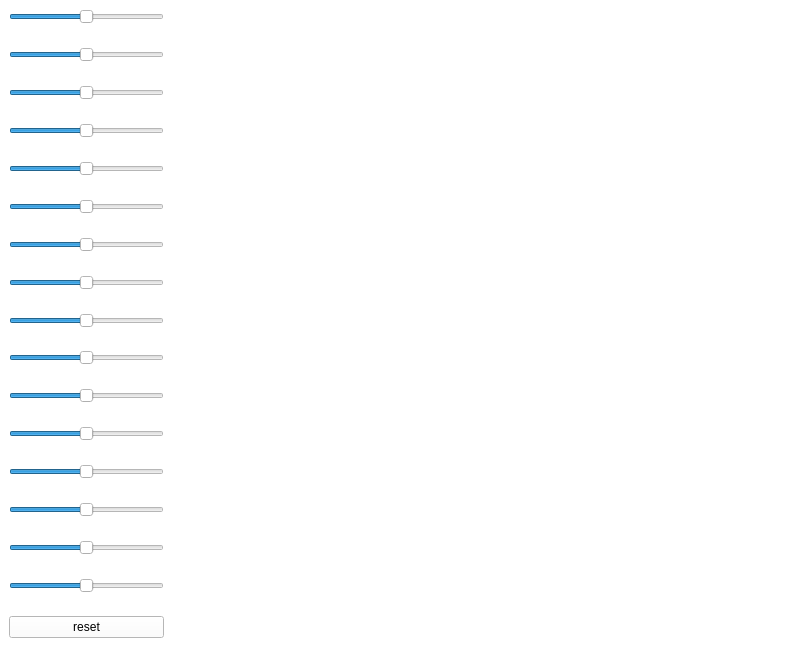
<?xml version="1.0" encoding="UTF-8"?>
<ui version="4.0">
 <class>MainWindow</class>
 <widget class="QMainWindow" name="MainWindow">
  <property name="enabled">
   <bool>true</bool>
  </property>
  <property name="geometry">
   <rect>
    <x>0</x>
    <y>0</y>
    <width>805</width>
    <height>669</height>
   </rect>
  </property>
  <property name="windowTitle">
   <string/>
  </property>
  <property name="styleSheet">
   <string notr="true">background-color: rgb(255, 255, 255);</string>
  </property>
  <widget class="QWidget" name="centralwidget">
   <property name="maximumSize">
    <size>
     <width>16777215</width>
     <height>16777215</height>
    </size>
   </property>
   <layout class="QGridLayout" name="gridLayout_2">
    <item row="0" column="1">
     <layout class="QHBoxLayout" name="horizontalLayout" stretch="20,80">
      <property name="spacing">
       <number>10</number>
      </property>
      <property name="sizeConstraint">
       <enum>QLayout::SetDefaultConstraint</enum>
      </property>
      <item>
       <layout class="QVBoxLayout" name="verticalLayout" stretch="0,0,0,0,0,0,0,0,0,0,0,0,0,0,0,0,0,0,0,0,0,0,0,0,0,0,0,0,0,0,0,0,0">
        <property name="spacing">
         <number>2</number>
        </property>
        <item>
         <widget class="QSlider" name="horizontalSlider_16">
          <property name="minimum">
           <number>-100</number>
          </property>
          <property name="maximum">
           <number>100</number>
          </property>
          <property name="orientation">
           <enum>Qt::Horizontal</enum>
          </property>
         </widget>
        </item>
        <item>
         <widget class="QLabel" name="label_1">
          <property name="text">
           <string/>
          </property>
         </widget>
        </item>
        <item>
         <widget class="QSlider" name="horizontalSlider_15">
          <property name="minimum">
           <number>-100</number>
          </property>
          <property name="maximum">
           <number>100</number>
          </property>
          <property name="orientation">
           <enum>Qt::Horizontal</enum>
          </property>
         </widget>
        </item>
        <item>
         <widget class="QLabel" name="label_2">
          <property name="text">
           <string/>
          </property>
         </widget>
        </item>
        <item>
         <widget class="QSlider" name="horizontalSlider_14">
          <property name="minimum">
           <number>-100</number>
          </property>
          <property name="maximum">
           <number>100</number>
          </property>
          <property name="orientation">
           <enum>Qt::Horizontal</enum>
          </property>
         </widget>
        </item>
        <item>
         <widget class="QLabel" name="label_3">
          <property name="text">
           <string/>
          </property>
         </widget>
        </item>
        <item>
         <widget class="QSlider" name="horizontalSlider_13">
          <property name="minimum">
           <number>-100</number>
          </property>
          <property name="maximum">
           <number>100</number>
          </property>
          <property name="orientation">
           <enum>Qt::Horizontal</enum>
          </property>
         </widget>
        </item>
        <item>
         <widget class="QLabel" name="label_4">
          <property name="text">
           <string/>
          </property>
         </widget>
        </item>
        <item>
         <widget class="QSlider" name="horizontalSlider_12">
          <property name="minimum">
           <number>-100</number>
          </property>
          <property name="maximum">
           <number>100</number>
          </property>
          <property name="orientation">
           <enum>Qt::Horizontal</enum>
          </property>
         </widget>
        </item>
        <item>
         <widget class="QLabel" name="label_5">
          <property name="text">
           <string/>
          </property>
         </widget>
        </item>
        <item>
         <widget class="QSlider" name="horizontalSlider_11">
          <property name="minimum">
           <number>-100</number>
          </property>
          <property name="maximum">
           <number>100</number>
          </property>
          <property name="orientation">
           <enum>Qt::Horizontal</enum>
          </property>
         </widget>
        </item>
        <item>
         <widget class="QLabel" name="label_6">
          <property name="text">
           <string/>
          </property>
         </widget>
        </item>
        <item>
         <widget class="QSlider" name="horizontalSlider_10">
          <property name="minimum">
           <number>-100</number>
          </property>
          <property name="maximum">
           <number>100</number>
          </property>
          <property name="orientation">
           <enum>Qt::Horizontal</enum>
          </property>
         </widget>
        </item>
        <item>
         <widget class="QLabel" name="label_7">
          <property name="text">
           <string/>
          </property>
         </widget>
        </item>
        <item>
         <widget class="QSlider" name="horizontalSlider_9">
          <property name="minimum">
           <number>-100</number>
          </property>
          <property name="maximum">
           <number>100</number>
          </property>
          <property name="orientation">
           <enum>Qt::Horizontal</enum>
          </property>
         </widget>
        </item>
        <item>
         <widget class="QLabel" name="label_8">
          <property name="text">
           <string/>
          </property>
         </widget>
        </item>
        <item>
         <widget class="QSlider" name="horizontalSlider_8">
          <property name="minimum">
           <number>-100</number>
          </property>
          <property name="maximum">
           <number>100</number>
          </property>
          <property name="orientation">
           <enum>Qt::Horizontal</enum>
          </property>
         </widget>
        </item>
        <item>
         <widget class="QLabel" name="label_9">
          <property name="text">
           <string/>
          </property>
         </widget>
        </item>
        <item>
         <widget class="QSlider" name="horizontalSlider_7">
          <property name="minimum">
           <number>-100</number>
          </property>
          <property name="maximum">
           <number>100</number>
          </property>
          <property name="orientation">
           <enum>Qt::Horizontal</enum>
          </property>
         </widget>
        </item>
        <item>
         <widget class="QLabel" name="label_10">
          <property name="text">
           <string/>
          </property>
         </widget>
        </item>
        <item>
         <widget class="QSlider" name="horizontalSlider_6">
          <property name="minimum">
           <number>-100</number>
          </property>
          <property name="maximum">
           <number>100</number>
          </property>
          <property name="orientation">
           <enum>Qt::Horizontal</enum>
          </property>
         </widget>
        </item>
        <item>
         <widget class="QLabel" name="label_11">
          <property name="text">
           <string/>
          </property>
         </widget>
        </item>
        <item>
         <widget class="QSlider" name="horizontalSlider_5">
          <property name="minimum">
           <number>-100</number>
          </property>
          <property name="maximum">
           <number>100</number>
          </property>
          <property name="orientation">
           <enum>Qt::Horizontal</enum>
          </property>
         </widget>
        </item>
        <item>
         <widget class="QLabel" name="label_12">
          <property name="text">
           <string/>
          </property>
         </widget>
        </item>
        <item>
         <widget class="QSlider" name="horizontalSlider_4">
          <property name="minimum">
           <number>-100</number>
          </property>
          <property name="maximum">
           <number>100</number>
          </property>
          <property name="orientation">
           <enum>Qt::Horizontal</enum>
          </property>
         </widget>
        </item>
        <item>
         <widget class="QLabel" name="label_13">
          <property name="text">
           <string/>
          </property>
         </widget>
        </item>
        <item>
         <widget class="QSlider" name="horizontalSlider_3">
          <property name="minimum">
           <number>-100</number>
          </property>
          <property name="maximum">
           <number>100</number>
          </property>
          <property name="orientation">
           <enum>Qt::Horizontal</enum>
          </property>
         </widget>
        </item>
        <item>
         <widget class="QLabel" name="label_14">
          <property name="text">
           <string/>
          </property>
         </widget>
        </item>
        <item>
         <widget class="QSlider" name="horizontalSlider_2">
          <property name="minimum">
           <number>-100</number>
          </property>
          <property name="maximum">
           <number>100</number>
          </property>
          <property name="orientation">
           <enum>Qt::Horizontal</enum>
          </property>
         </widget>
        </item>
        <item>
         <widget class="QLabel" name="label_15">
          <property name="text">
           <string/>
          </property>
         </widget>
        </item>
        <item>
         <widget class="QSlider" name="horizontalSlider_1">
          <property name="minimum">
           <number>-100</number>
          </property>
          <property name="maximum">
           <number>100</number>
          </property>
          <property name="singleStep">
           <number>1</number>
          </property>
          <property name="orientation">
           <enum>Qt::Horizontal</enum>
          </property>
         </widget>
        </item>
        <item>
         <widget class="QLabel" name="label_16">
          <property name="text">
           <string/>
          </property>
         </widget>
        </item>
        <item>
         <widget class="QPushButton" name="pushButton_reset">
          <property name="text">
           <string>reset</string>
          </property>
         </widget>
        </item>
       </layout>
      </item>
      <item>
       <layout class="QVBoxLayout" name="verticalLayout_6" stretch="0,0,0,0,0">
        <item>
         <layout class="QVBoxLayout" name="verticalLayout_4">
          <item>
           <layout class="QHBoxLayout" name="horizontalLayout_2">
            <item>
             <widget class="QLabel" name="label_100">
              <property name="text">
               <string/>
              </property>
             </widget>
            </item>
            <item>
             <widget class="QLabel" name="label_101">
              <property name="text">
               <string/>
              </property>
             </widget>
            </item>
            <item>
             <widget class="QLabel" name="label_102">
              <property name="text">
               <string/>
              </property>
             </widget>
            </item>
            <item>
             <widget class="QLabel" name="label_103">
              <property name="text">
               <string/>
              </property>
             </widget>
            </item>
            <item>
             <widget class="QLabel" name="label_104">
              <property name="text">
               <string/>
              </property>
             </widget>
            </item>
           </layout>
          </item>
         </layout>
        </item>
        <item>
         <layout class="QVBoxLayout" name="verticalLayout_11">
          <item>
           <layout class="QHBoxLayout" name="horizontalLayout_3">
            <item>
             <widget class="QLabel" name="label_105">
              <property name="text">
               <string/>
              </property>
             </widget>
            </item>
            <item>
             <widget class="QLabel" name="label_106">
              <property name="text">
               <string/>
              </property>
             </widget>
            </item>
            <item>
             <widget class="QLabel" name="label_107">
              <property name="text">
               <string/>
              </property>
             </widget>
            </item>
            <item>
             <widget class="QLabel" name="label_108">
              <property name="text">
               <string/>
              </property>
             </widget>
            </item>
            <item>
             <widget class="QLabel" name="label_109">
              <property name="text">
               <string/>
              </property>
             </widget>
            </item>
           </layout>
          </item>
         </layout>
        </item>
        <item>
         <layout class="QVBoxLayout" name="verticalLayout_10">
          <item>
           <layout class="QHBoxLayout" name="horizontalLayout_4">
            <item>
             <widget class="QLabel" name="label_110">
              <property name="text">
               <string/>
              </property>
             </widget>
            </item>
            <item>
             <widget class="QLabel" name="label_111">
              <property name="text">
               <string/>
              </property>
             </widget>
            </item>
            <item>
             <widget class="QLabel" name="label_112">
              <property name="text">
               <string/>
              </property>
             </widget>
            </item>
            <item>
             <widget class="QLabel" name="label_113">
              <property name="text">
               <string/>
              </property>
             </widget>
            </item>
            <item>
             <widget class="QLabel" name="label_114">
              <property name="text">
               <string/>
              </property>
             </widget>
            </item>
           </layout>
          </item>
         </layout>
        </item>
        <item>
         <layout class="QVBoxLayout" name="verticalLayout_9">
          <item>
           <layout class="QHBoxLayout" name="horizontalLayout_7">
            <item>
             <widget class="QLabel" name="label_115">
              <property name="text">
               <string/>
              </property>
             </widget>
            </item>
            <item>
             <widget class="QLabel" name="label_116">
              <property name="text">
               <string/>
              </property>
             </widget>
            </item>
            <item>
             <widget class="QLabel" name="label_117">
              <property name="text">
               <string/>
              </property>
             </widget>
            </item>
            <item>
             <widget class="QLabel" name="label_118">
              <property name="text">
               <string/>
              </property>
             </widget>
            </item>
            <item>
             <widget class="QLabel" name="label_119">
              <property name="text">
               <string/>
              </property>
             </widget>
            </item>
           </layout>
          </item>
         </layout>
        </item>
        <item>
         <layout class="QVBoxLayout" name="verticalLayout_2">
          <item>
           <layout class="QVBoxLayout" name="verticalLayout_3">
            <item>
             <layout class="QHBoxLayout" name="horizontalLayout_8">
              <item>
               <widget class="QLabel" name="label_120">
                <property name="text">
                 <string/>
                </property>
               </widget>
              </item>
              <item>
               <widget class="QLabel" name="label_121">
                <property name="text">
                 <string/>
                </property>
               </widget>
              </item>
              <item>
               <widget class="QLabel" name="label_122">
                <property name="text">
                 <string/>
                </property>
               </widget>
              </item>
              <item>
               <widget class="QLabel" name="label_123">
                <property name="text">
                 <string/>
                </property>
               </widget>
              </item>
              <item>
               <widget class="QLabel" name="label_124">
                <property name="text">
                 <string/>
                </property>
               </widget>
              </item>
             </layout>
            </item>
           </layout>
          </item>
         </layout>
        </item>
       </layout>
      </item>
     </layout>
    </item>
   </layout>
  </widget>
  <widget class="QMenuBar" name="menubar">
   <property name="geometry">
    <rect>
     <x>0</x>
     <y>0</y>
     <width>805</width>
     <height>21</height>
    </rect>
   </property>
   <property name="defaultUp">
    <bool>false</bool>
   </property>
  </widget>
  <widget class="QStatusBar" name="statusbar"/>
 </widget>
 <resources/>
 <connections/>
</ui>
